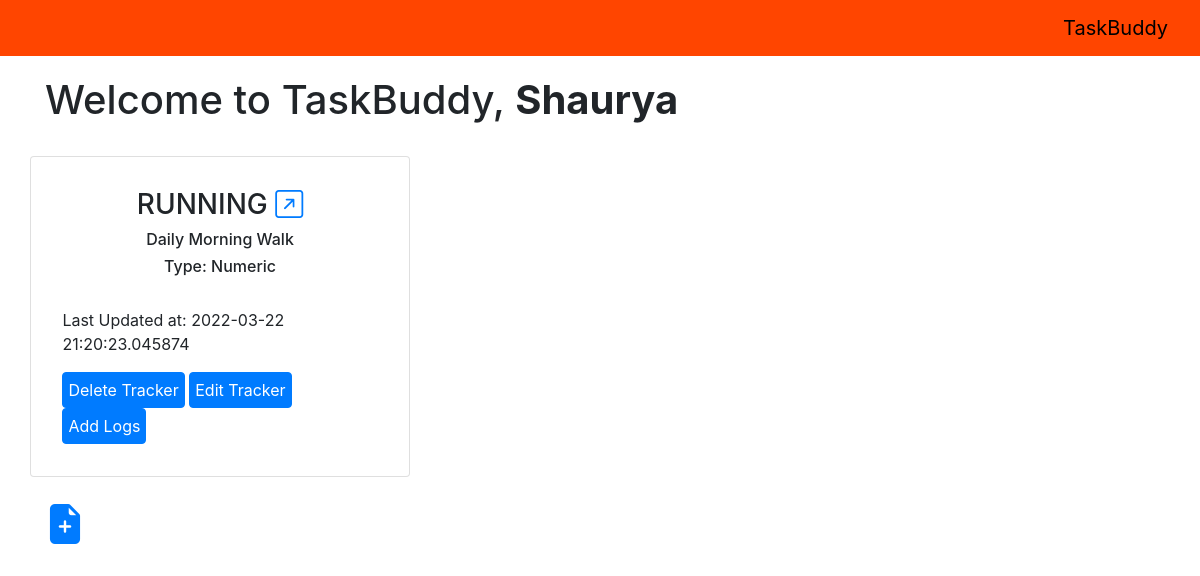
The page /dashboard (signed in) on the database as committed earlier.
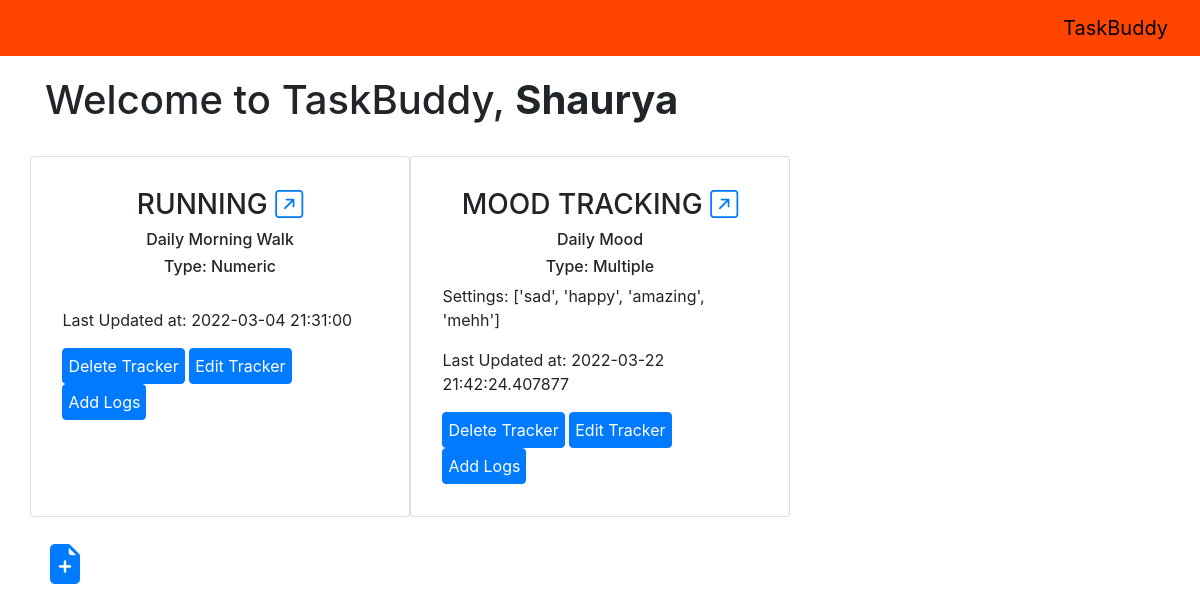
The same page on the database as committed later.
### application/models.py (models this page shows, shortened)
class Tracker(db.Model):
    __tablename__ = "tracker"
    tracker_id = db.Column(db.Integer, primary_key=True, autoincrement=True)
    tracker_name = db.Column(db.String(150), nullable=False, unique=True)
    description = db.Column(db.String(150))
    tracker_type = db.Column(db.String(150), nullable=False)
    settings = db.Column(db.String(150))
    last_reviewed = db.Column(db.DateTime(80))
    log = db.relationship('Log')
    user_id = db.Column(db.Integer, db.ForeignKey('user.user_id'))

### application/routes.py (the view)
@app.route("/dashboard", methods=['GET', 'POST'])
@login_required
def dashboard():
    trackers_temp = None
    trackers_temp = Tracker.query.filter_by(user_id=current_user.get_id()).order_by(Tracker.last_reviewed).all()
    return render_template("dashboard.html", trackers=trackers_temp)

### application/models.py (called while the page is built)
    def get_id(self):
        return (self.user_id)

### main.py (called while the page is built)
def create_app(app=None, api=None):
    app = Flask(__name__, static_folder="static", template_folder="templates")
    if os.getenv('ENV', "development") == "production":
        raise Exception("No production config setup")
    else:
        print("Starting local development")
        app.config.from_object(LocalDevelopmentConfig)
    db.init_app(app)
    api = Api(app)
    app.app_context().push()
    login_manager = LoginManager()
    login_manager.init_app(app)
    login_manager.login_view = 'login'
    @login_manager.user_loader
    def load_user(user_id):
        return User.query.get(int(user_id))
    return app, api

### templates/dashboard.html (shortened to what this page needs)
{% extends 'base.html' %}
{% block content %}
<h1>Welcome to TaskBuddy, <b>{{current_user.firstname}}</b></h1>
        <br>
        <div class="row">
            {% for tracker in trackers %}
            <div class=" col-md-4 card" style="padding: 1%;">
                <div class="card-body">
                    <h3 style="text-align: center;">{{ tracker.tracker_name.upper() }} <a href="{{url_for('view_logs',trackerid=tracker.tracker_id)}}"><i class="bi bi-arrow-up-right-square"></i></a></h3>
                    <h6 style="text-align: center;">{{ tracker.description }} </h6>
                    {% if tracker.tracker_type == "0" %}
                        <h6 style="text-align: center;">Type: Numeric</h6>
                        <br>
                    {% elif tracker.tracker_type == "1" %}
                        <h6 style="text-align: center;">Type: Multiple</h6>
                        <p>Settings: {{ tracker.settings }}</p>
                    {% endif %}
                    <p>Last Updated at: {{ tracker.last_reviewed }}</p>
                    <div class="align-item-end justify-content-center">
                        <a class="btn btn-primary" style="padding: 5px;" href="{{url_for('delete_tracker',trackerid=tracker.tracker_id)}}" class="card-link">Delete Tracker</a>
                        <a class="btn btn-primary" style="padding: 5px;" href="{{url_for('edit_tracker',trackerid=tracker.tracker_id)}}" class="card-link">Edit Tracker</a>
                        <a class="btn btn-primary" style="padding: 5px;" href="{{url_for('add_log',trackerid=tracker.tracker_id)}}" class="card-link">Add Logs</a>
                    </div>
                </div>
            </div>
            {% endfor %}
        </div>
        <br>
        <h1>
            <a href="{{ url_for('add_tracker',currentUserId = current_user.user_id) }}" ><i class="bi bi-file-earmark-plus-fill"></i> </a>
        </h1>
{% endblock %}

Rows that differ between the two databases and show on the page:
changed Tracker "RUNNING": last_reviewed "2022-03-22 21:20:23.045874" → "2022-03-04 21:31:00"
added Tracker: tracker_name "MOOD TRACKING", description "Daily Mood", settings "['sad', 'happy', 'amazing', 'mehh']", last_reviewed "2022-03-22 21:42:24.407877"
